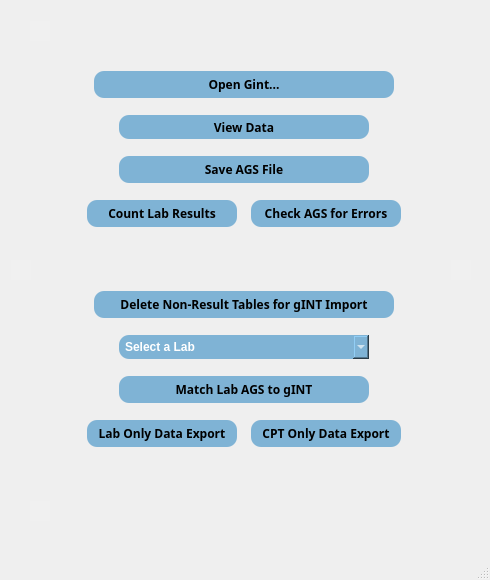
<?xml version="1.0" encoding="UTF-8"?>
<ui version="4.0">
 <class>MainWindow</class>
 <widget class="QMainWindow" name="MainWindow">
  <property name="geometry">
   <rect>
    <x>0</x>
    <y>0</y>
    <width>490</width>
    <height>580</height>
   </rect>
  </property>
  <property name="windowTitle">
   <string>MainWindow</string>
  </property>
  <widget class="QWidget" name="centralwidget">
   <widget class="QWidget" name="layoutWidget">
    <property name="geometry">
     <rect>
      <x>10</x>
      <y>20</y>
      <width>22</width>
      <height>501</height>
     </rect>
    </property>
    <layout class="QHBoxLayout" name="horizontalLayout_12">
     <item>
      <widget class="QGraphicsView" name="left_spacer">
       <property name="maximumSize">
        <size>
         <width>20</width>
         <height>20</height>
        </size>
       </property>
       <property name="styleSheet">
        <string notr="true">QGraphicsView {
    background: #f0f0f0;
	border: 0;
}</string>
       </property>
      </widget>
     </item>
    </layout>
   </widget>
   <widget class="QWidget" name="layoutWidget_2">
    <property name="geometry">
     <rect>
      <x>450</x>
      <y>20</y>
      <width>22</width>
      <height>501</height>
     </rect>
    </property>
    <layout class="QHBoxLayout" name="horizontalLayout_13">
     <item>
      <widget class="QGraphicsView" name="right_spacer">
       <property name="maximumSize">
        <size>
         <width>20</width>
         <height>20</height>
        </size>
       </property>
       <property name="styleSheet">
        <string notr="true">QGraphicsView {
    background: #f0f0f0;
	border: 0;
}</string>
       </property>
      </widget>
     </item>
    </layout>
   </widget>
   <widget class="QWidget" name="layoutWidget_3">
    <property name="geometry">
     <rect>
      <x>30</x>
      <y>20</y>
      <width>421</width>
      <height>22</height>
     </rect>
    </property>
    <layout class="QVBoxLayout" name="verticalLayout_5">
     <item>
      <widget class="QGraphicsView" name="top_spacer">
       <property name="maximumSize">
        <size>
         <width>20</width>
         <height>20</height>
        </size>
       </property>
       <property name="styleSheet">
        <string notr="true">QGraphicsView {
    background: #f0f0f0;
	border: 0;
}</string>
       </property>
      </widget>
     </item>
    </layout>
   </widget>
   <widget class="QWidget" name="layoutWidget_4">
    <property name="geometry">
     <rect>
      <x>30</x>
      <y>500</y>
      <width>421</width>
      <height>22</height>
     </rect>
    </property>
    <layout class="QVBoxLayout" name="verticalLayout_6">
     <item>
      <widget class="QGraphicsView" name="bot_spacer">
       <property name="maximumSize">
        <size>
         <width>20</width>
         <height>20</height>
        </size>
       </property>
       <property name="styleSheet">
        <string notr="true">QGraphicsView {
    background: #f0f0f0;
	border: 0;
}</string>
       </property>
      </widget>
     </item>
    </layout>
   </widget>
   <widget class="QWidget" name="verticalLayoutWidget">
    <property name="geometry">
     <rect>
      <x>80</x>
      <y>60</y>
      <width>328</width>
      <height>181</height>
     </rect>
    </property>
    <layout class="QVBoxLayout" name="verticalLayout">
     <item>
      <layout class="QHBoxLayout" name="horizontalLayout_4">
       <item>
        <widget class="QPushButton" name="button_open">
         <property name="minimumSize">
          <size>
           <width>300</width>
           <height>0</height>
          </size>
         </property>
         <property name="maximumSize">
          <size>
           <width>200</width>
           <height>16777215</height>
          </size>
         </property>
         <property name="font">
          <font>
           <family>Calibri Light</family>
           <pointsize>9</pointsize>
           <weight>75</weight>
           <italic>false</italic>
           <bold>true</bold>
          </font>
         </property>
         <property name="styleSheet">
          <string notr="true">QPushButton {
    border-radius: 10px;
	font: 9pt &quot;Calibri Light&quot;;
	font-weight: bold;
    background: #7FB3D5;
    color: black;
	padding:5px;
}

QPushButton:selected { /* italicize selected tabs */
    color: black;
}

QPushButton:hover { /* italicize selected tabs */
    background: #58D68D;
}</string>
         </property>
         <property name="text">
          <string>Open Gint...</string>
         </property>
        </widget>
       </item>
      </layout>
     </item>
     <item>
      <layout class="QHBoxLayout" name="horizontalLayout">
       <item>
        <spacer name="horizontalSpacer">
         <property name="orientation">
          <enum>Qt::Horizontal</enum>
         </property>
         <property name="sizeHint" stdset="0">
          <size>
           <width>40</width>
           <height>20</height>
          </size>
         </property>
        </spacer>
       </item>
       <item>
        <widget class="QPushButton" name="pandas_gui">
         <property name="minimumSize">
          <size>
           <width>250</width>
           <height>24</height>
          </size>
         </property>
         <property name="maximumSize">
          <size>
           <width>200</width>
           <height>24</height>
          </size>
         </property>
         <property name="font">
          <font>
           <family>Calibri Light</family>
           <pointsize>9</pointsize>
           <weight>75</weight>
           <italic>false</italic>
           <bold>true</bold>
          </font>
         </property>
         <property name="styleSheet">
          <string notr="true">QPushButton {
    border-radius: 10px;
	font: 9pt &quot;Calibri Light&quot;;
	font-weight: bold;
    background: #7FB3D5;
    color: black;
	padding:5px;
}

QPushButton:selected { /* italicize selected tabs */
    color: black;
}

QPushButton:hover { /* italicize selected tabs */
    background: #58D68D;
}</string>
         </property>
         <property name="text">
          <string>View Data</string>
         </property>
        </widget>
       </item>
       <item>
        <spacer name="horizontalSpacer_2">
         <property name="orientation">
          <enum>Qt::Horizontal</enum>
         </property>
         <property name="sizeHint" stdset="0">
          <size>
           <width>40</width>
           <height>20</height>
          </size>
         </property>
        </spacer>
       </item>
      </layout>
     </item>
     <item>
      <layout class="QHBoxLayout" name="horizontalLayout_2">
       <item>
        <spacer name="horizontalSpacer_3">
         <property name="orientation">
          <enum>Qt::Horizontal</enum>
         </property>
         <property name="sizeHint" stdset="0">
          <size>
           <width>40</width>
           <height>20</height>
          </size>
         </property>
        </spacer>
       </item>
       <item>
        <widget class="QPushButton" name="button_save_ags">
         <property name="minimumSize">
          <size>
           <width>250</width>
           <height>0</height>
          </size>
         </property>
         <property name="maximumSize">
          <size>
           <width>200</width>
           <height>16777215</height>
          </size>
         </property>
         <property name="font">
          <font>
           <family>Calibri Light</family>
           <pointsize>9</pointsize>
           <weight>75</weight>
           <italic>false</italic>
           <bold>true</bold>
          </font>
         </property>
         <property name="styleSheet">
          <string notr="true">QPushButton {
    border-radius: 10px;
	font: 9pt &quot;Calibri Light&quot;;
	font-weight: bold;
    background: #7FB3D5;
    color: black;
	padding:5px;
}

QPushButton:selected { /* italicize selected tabs */
    color: black;
}

QPushButton:hover { /* italicize selected tabs */
    background: #58D68D;
}</string>
         </property>
         <property name="text">
          <string>Save AGS File</string>
         </property>
        </widget>
       </item>
       <item>
        <spacer name="horizontalSpacer_4">
         <property name="orientation">
          <enum>Qt::Horizontal</enum>
         </property>
         <property name="sizeHint" stdset="0">
          <size>
           <width>40</width>
           <height>20</height>
          </size>
         </property>
        </spacer>
       </item>
      </layout>
     </item>
     <item>
      <layout class="QHBoxLayout" name="horizontalLayout_3">
       <item>
        <spacer name="horizontalSpacer_5">
         <property name="orientation">
          <enum>Qt::Horizontal</enum>
         </property>
         <property name="sizeHint" stdset="0">
          <size>
           <width>40</width>
           <height>20</height>
          </size>
         </property>
        </spacer>
       </item>
       <item>
        <widget class="QPushButton" name="button_count_results">
         <property name="minimumSize">
          <size>
           <width>150</width>
           <height>0</height>
          </size>
         </property>
         <property name="maximumSize">
          <size>
           <width>200</width>
           <height>16777215</height>
          </size>
         </property>
         <property name="font">
          <font>
           <family>Calibri Light</family>
           <pointsize>9</pointsize>
           <weight>75</weight>
           <italic>false</italic>
           <bold>true</bold>
          </font>
         </property>
         <property name="styleSheet">
          <string notr="true">QPushButton {
    border-radius: 10px;
	font: 9pt &quot;Calibri Light&quot;;
	font-weight: bold;
    background: #7FB3D5;
    color: black;
	padding:5px;
}

QPushButton:selected { /* italicize selected tabs */
    color: black;
}

QPushButton:hover { /* italicize selected tabs */
    background: #58D68D;
}</string>
         </property>
         <property name="text">
          <string>Count Lab Results</string>
         </property>
        </widget>
       </item>
       <item>
        <spacer name="horizontalSpacer_6">
         <property name="orientation">
          <enum>Qt::Horizontal</enum>
         </property>
         <property name="sizeHint" stdset="0">
          <size>
           <width>40</width>
           <height>20</height>
          </size>
         </property>
        </spacer>
       </item>
       <item>
        <widget class="QPushButton" name="button_ags_checker">
         <property name="minimumSize">
          <size>
           <width>150</width>
           <height>0</height>
          </size>
         </property>
         <property name="maximumSize">
          <size>
           <width>200</width>
           <height>16777215</height>
          </size>
         </property>
         <property name="font">
          <font>
           <family>Calibri Light</family>
           <pointsize>9</pointsize>
           <weight>75</weight>
           <italic>false</italic>
           <bold>true</bold>
          </font>
         </property>
         <property name="styleSheet">
          <string notr="true">QPushButton {
    border-radius: 10px;
	font: 9pt &quot;Calibri Light&quot;;
	font-weight: bold;
    background: #7FB3D5;
    color: black;
	padding:5px;
}

QPushButton:selected { /* italicize selected tabs */
    color: black;
}

QPushButton:hover { /* italicize selected tabs */
    background: #58D68D;
}</string>
         </property>
         <property name="text">
          <string>Check AGS for Errors</string>
         </property>
        </widget>
       </item>
       <item>
        <spacer name="horizontalSpacer_7">
         <property name="orientation">
          <enum>Qt::Horizontal</enum>
         </property>
         <property name="sizeHint" stdset="0">
          <size>
           <width>40</width>
           <height>20</height>
          </size>
         </property>
        </spacer>
       </item>
      </layout>
     </item>
    </layout>
   </widget>
   <widget class="QWidget" name="verticalLayoutWidget_2">
    <property name="geometry">
     <rect>
      <x>80</x>
      <y>280</y>
      <width>328</width>
      <height>181</height>
     </rect>
    </property>
    <layout class="QVBoxLayout" name="verticalLayout_2">
     <item>
      <layout class="QHBoxLayout" name="horizontalLayout_5">
       <item>
        <widget class="QPushButton" name="button_del_tbl">
         <property name="minimumSize">
          <size>
           <width>300</width>
           <height>0</height>
          </size>
         </property>
         <property name="maximumSize">
          <size>
           <width>200</width>
           <height>16777215</height>
          </size>
         </property>
         <property name="font">
          <font>
           <family>Calibri Light</family>
           <pointsize>9</pointsize>
           <weight>75</weight>
           <italic>false</italic>
           <bold>true</bold>
          </font>
         </property>
         <property name="styleSheet">
          <string notr="true">QPushButton {
    border-radius: 10px;
	font: 9pt &quot;Calibri Light&quot;;
	font-weight: bold;
    background: #7FB3D5;
    color: black;
	padding:5px;
}

QPushButton:selected { /* italicize selected tabs */
    color: black;
}

QPushButton:hover { /* italicize selected tabs */
    background: #58D68D;
}</string>
         </property>
         <property name="text">
          <string>Delete Non-Result Tables for gINT Import</string>
         </property>
        </widget>
       </item>
      </layout>
     </item>
     <item>
      <layout class="QHBoxLayout" name="horizontalLayout_6">
       <item>
        <spacer name="horizontalSpacer_8">
         <property name="orientation">
          <enum>Qt::Horizontal</enum>
         </property>
         <property name="sizeHint" stdset="0">
          <size>
           <width>40</width>
           <height>20</height>
          </size>
         </property>
        </spacer>
       </item>
       <item>
        <widget class="QComboBox" name="lab_select">
         <property name="enabled">
          <bool>false</bool>
         </property>
         <property name="minimumSize">
          <size>
           <width>250</width>
           <height>0</height>
          </size>
         </property>
         <property name="maximumSize">
          <size>
           <width>200</width>
           <height>16777215</height>
          </size>
         </property>
         <property name="styleSheet">
          <string notr="true">QComboBox {
	font: 9pt &quot;Calibri Light&quot;;
	font-weight: bold;
	font-weight: bold;
    background: #7FB3D5;
    border-radius: 10px;
    color: white;
	padding: 4px;
	padding-left: 6px;
}

QComboBox:selected { /* italicize selected tabs */
    color: black;
}

QComboBox:hover { /* italicize selected tabs */
    background: #58D68D;
}

QComboBox::drop-down {
    subcontrol-origin: center;
}

QPushButton:disabled { 
    background: #555555;
}</string>
         </property>
         <item>
          <property name="text">
           <string>Select a Lab</string>
          </property>
         </item>
        </widget>
       </item>
       <item>
        <spacer name="horizontalSpacer_9">
         <property name="orientation">
          <enum>Qt::Horizontal</enum>
         </property>
         <property name="sizeHint" stdset="0">
          <size>
           <width>40</width>
           <height>20</height>
          </size>
         </property>
        </spacer>
       </item>
      </layout>
     </item>
     <item>
      <layout class="QHBoxLayout" name="horizontalLayout_7">
       <item>
        <spacer name="horizontalSpacer_10">
         <property name="orientation">
          <enum>Qt::Horizontal</enum>
         </property>
         <property name="sizeHint" stdset="0">
          <size>
           <width>40</width>
           <height>20</height>
          </size>
         </property>
        </spacer>
       </item>
       <item>
        <widget class="QPushButton" name="button_match_lab">
         <property name="minimumSize">
          <size>
           <width>250</width>
           <height>0</height>
          </size>
         </property>
         <property name="maximumSize">
          <size>
           <width>200</width>
           <height>16777215</height>
          </size>
         </property>
         <property name="font">
          <font>
           <family>Calibri Light</family>
           <pointsize>9</pointsize>
           <weight>75</weight>
           <italic>false</italic>
           <bold>true</bold>
          </font>
         </property>
         <property name="styleSheet">
          <string notr="true">QPushButton {
    border-radius: 10px;
	font: 9pt &quot;Calibri Light&quot;;
	font-weight: bold;
    background: #7FB3D5;
    color: black;
	padding:5px;
}

QPushButton:selected { /* italicize selected tabs */
    color: black;
}

QPushButton:hover { /* italicize selected tabs */
    background: #58D68D;
}</string>
         </property>
         <property name="text">
          <string>Match Lab AGS to gINT</string>
         </property>
        </widget>
       </item>
       <item>
        <spacer name="horizontalSpacer_11">
         <property name="orientation">
          <enum>Qt::Horizontal</enum>
         </property>
         <property name="sizeHint" stdset="0">
          <size>
           <width>40</width>
           <height>20</height>
          </size>
         </property>
        </spacer>
       </item>
      </layout>
     </item>
     <item>
      <layout class="QHBoxLayout" name="horizontalLayout_8">
       <item>
        <spacer name="horizontalSpacer_12">
         <property name="orientation">
          <enum>Qt::Horizontal</enum>
         </property>
         <property name="sizeHint" stdset="0">
          <size>
           <width>40</width>
           <height>20</height>
          </size>
         </property>
        </spacer>
       </item>
       <item>
        <widget class="QPushButton" name="button_lab_only">
         <property name="minimumSize">
          <size>
           <width>150</width>
           <height>0</height>
          </size>
         </property>
         <property name="maximumSize">
          <size>
           <width>200</width>
           <height>16777215</height>
          </size>
         </property>
         <property name="font">
          <font>
           <family>Calibri Light</family>
           <pointsize>9</pointsize>
           <weight>75</weight>
           <italic>false</italic>
           <bold>true</bold>
          </font>
         </property>
         <property name="styleSheet">
          <string notr="true">QPushButton {
    border-radius: 10px;
	font: 9pt &quot;Calibri Light&quot;;
	font-weight: bold;
    background: #7FB3D5;
    color: black;
	padding:5px;
}

QPushButton:selected { /* italicize selected tabs */
    color: black;
}

QPushButton:hover { /* italicize selected tabs */
    background: #58D68D;
}</string>
         </property>
         <property name="text">
          <string>Lab Only Data Export</string>
         </property>
        </widget>
       </item>
       <item>
        <spacer name="horizontalSpacer_13">
         <property name="orientation">
          <enum>Qt::Horizontal</enum>
         </property>
         <property name="sizeHint" stdset="0">
          <size>
           <width>40</width>
           <height>20</height>
          </size>
         </property>
        </spacer>
       </item>
       <item>
        <widget class="QPushButton" name="button_cpt_only">
         <property name="minimumSize">
          <size>
           <width>150</width>
           <height>0</height>
          </size>
         </property>
         <property name="maximumSize">
          <size>
           <width>200</width>
           <height>16777215</height>
          </size>
         </property>
         <property name="font">
          <font>
           <family>Calibri Light</family>
           <pointsize>9</pointsize>
           <weight>75</weight>
           <italic>false</italic>
           <bold>true</bold>
          </font>
         </property>
         <property name="styleSheet">
          <string notr="true">QPushButton {
    border-radius: 10px;
	font: 9pt &quot;Calibri Light&quot;;
	font-weight: bold;
    background: #7FB3D5;
    color: black;
	padding:5px;
}

QPushButton:selected { /* italicize selected tabs */
    color: black;
}

QPushButton:hover { /* italicize selected tabs */
    background: #58D68D;
}</string>
         </property>
         <property name="text">
          <string>CPT Only Data Export</string>
         </property>
        </widget>
       </item>
       <item>
        <spacer name="horizontalSpacer_14">
         <property name="orientation">
          <enum>Qt::Horizontal</enum>
         </property>
         <property name="sizeHint" stdset="0">
          <size>
           <width>40</width>
           <height>20</height>
          </size>
         </property>
        </spacer>
       </item>
      </layout>
     </item>
    </layout>
   </widget>
  </widget>
  <widget class="QMenuBar" name="menubar">
   <property name="geometry">
    <rect>
     <x>0</x>
     <y>0</y>
     <width>490</width>
     <height>21</height>
    </rect>
   </property>
  </widget>
  <widget class="QStatusBar" name="statusbar"/>
 </widget>
 <resources/>
 <connections/>
</ui>
